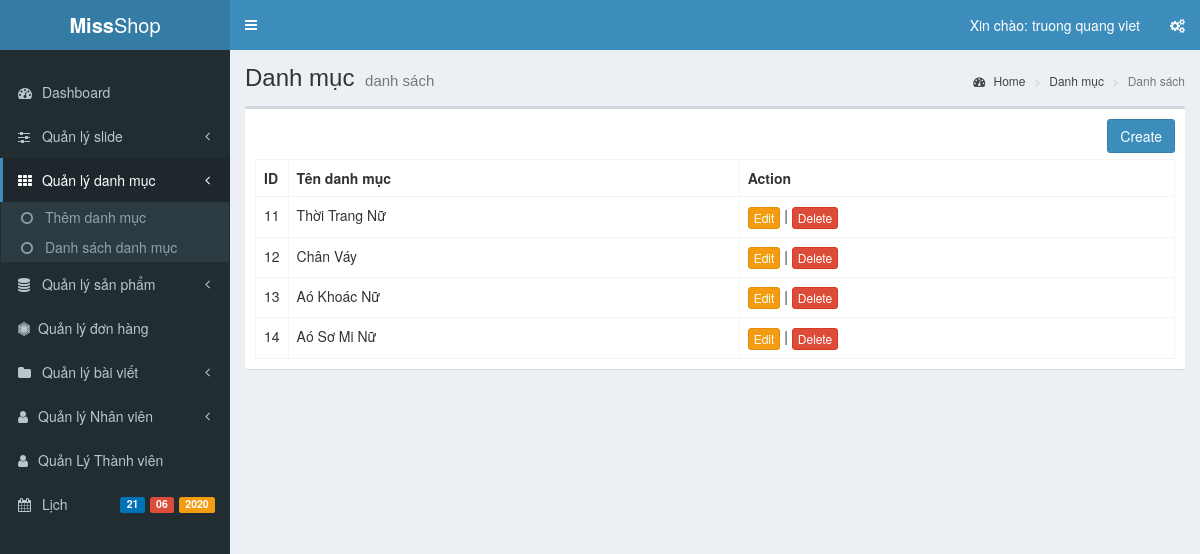
Screenshot of /admin/modules/category/index.php (signed in) with the database file from the repository.
### tables this page shows
CREATE TABLE `categories` (
  `ID` int(11) NOT NULL,
  `name` varchar(255) DEFAULT NULL,
  `slug` varchar(255) DEFAULT NULL
);

### libraries/function.php (called while the page is built, shortened)
<?php
function base_url()
{
    return $url = getURL(1,0,0,0);
}
function modules($url)
{
    return base_url() . "admin/modules/" . $url;
}
function getURL($serverName = 0, $scriptName = 0, $fileName = 1, $queryString = 1, $varDenied = '')
{
    $url = '';
    $slash = '/';
    if ($serverName != 0) {
        if (isset($_SERVER['SERVER_NAME'])) {
            $url .= 'http://' . $_SERVER['SERVER_NAME'];
            if (isset($_SERVER['SERVER_PORT'])) $url .= ":" . $_SERVER['SERVER_PORT'];
            $url .= $slash;
        }
    }
    $url = str_replace('"', '"', strval($url));
    return $url;
}
?>

### libraries/Database.php (called while the page is built, shortened)
<?php
class Database {
    protected $link;
    public function __construct() {
        $this->link = mysqli_connect("localhost", "root", "", "doan") or die("ket noi khong thanh cong");
        mysqli_set_charset($this->link, "utf8");
    }
    public function fetchAll($table) {
        $sql = "SELECT * FROM {$table} WHERE 1";
        $result = mysqli_query($this->link, $sql) or die("Lỗi Truy Vấn fetchAll " . mysqli_error($this->link));
        $data = [];
        if ($result) {
            while ($num = mysqli_fetch_assoc($result)) {
                $data[] = $num;
            }
        }
        return $data;
    }
}

### admin/modules/category/index.php (the view, shortened to what this page needs)
<?php
    require "../../layouts/head.php";
    ?>
    <?php
        $cate = new Database();
        $data = $cate->fetchAll("Categories");
     ?>
<body class="hold-transition skin-blue sidebar-mini">
    <div class="wrapper">
        <?php require "../../layouts/header.php" ?>
        <?php require "../../layouts/sidebar.php" ?>
        <div class="content-wrapper">
            <section class="content-header">
                <h1>
                    Danh mục
                    <small>danh sách</small>
                </h1>
                <ol class="breadcrumb">
                    <li><a href="#"><i class="fa fa-dashboard"></i> Home</a></li>
                    <li><a href="#">Danh mục</a></li>
                    <li class="active">Danh sách</li>
                </ol>
            </section>
            <section class="content">
                <div class="box">
                    <div class="box-body">
                    <a href="<?php echo modules('category') ?>/add.php" class="btn btn-primary pull-right">Create</a><br><br>
                        <table class="table table-bordered">
                            <tbody>
                                <tr>
                                    <th style="width: 10px">ID</th>
                                    <th>Tên danh mục</th>
                                    <th>Action</th>
                                </tr>
                                <?php foreach ($data as $item): ?>
                                <tr>
                                    <td><?= $item['ID'] ?></td>
                                    <td><?= $item['name'] ?></td>
                                    <td>
                                        <a href="edit.php?id=<?= $item['ID'] ?>" class="btn btn-xs btn-warning">Edit</a> |
                                        <a onclick="return confirm('Bạn chắc chắn xóa? ')" href="delete.php?id=<?= $item['ID'] ?>" class="btn btn-xs btn-danger">Delete</a>
                                    </td>
                                </tr>
                               <?php endforeach; ?>
                            </tbody>
                        </table>
                    </div>
                </div>
        </section>
    </div>
    <?php require "../../layouts/footer.php" ?>

### rows the page displays
categories: ID "11", name "Thời Trang Nữ"
categories: ID "12", name "Chân Váy"
categories: ID "13", name "Aó Khoác Nữ"
categories: ID "14", name "Aó Sơ Mi Nữ"

### other values shown
$_SESSION['user_name'] "truong quang viet"
